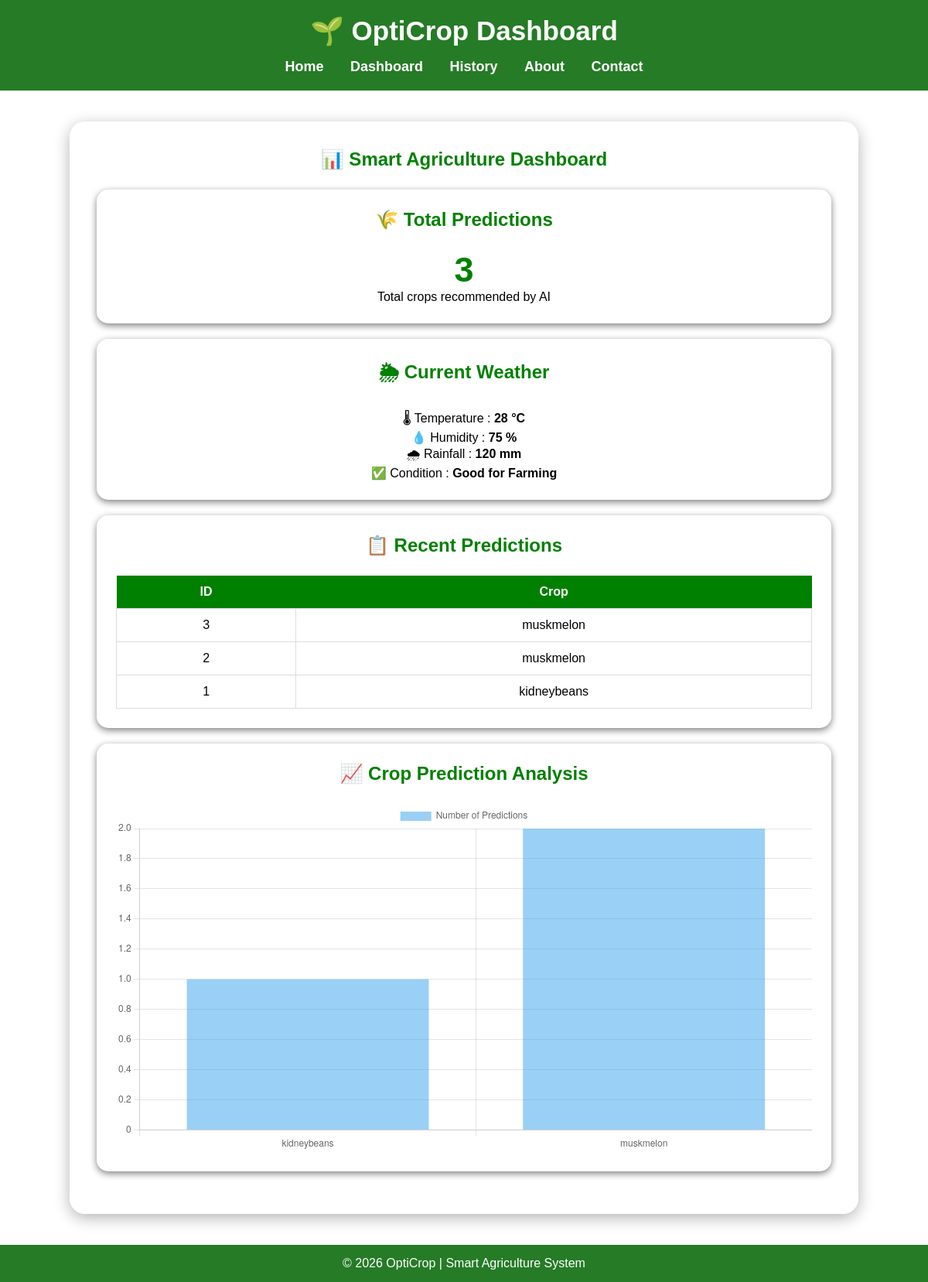
/dashboard, run on the app's committed database.
### tables this page shows
CREATE TABLE predictions(
        id INTEGER PRIMARY KEY AUTOINCREMENT,
        crop TEXT
    );

### app.py (the view)
@app.route("/dashboard")
def dashboard():
    total = get_crop_count()
    predictions = get_predictions()
    statistics = get_crop_statistics()
    weather = get_weather()
    return render_template(
        "dashboard.html",
        total=total,
        predictions=predictions,
        statistics=statistics,
        weather=weather
    )

### database1.py (called while the page is built)
def get_predictions():
    conn = sqlite3.connect("opticrop.db")
    cursor = conn.cursor()
    cursor.execute("""
    SELECT * FROM predictions
    ORDER BY id DESC
    """)
    data = cursor.fetchall()
    conn.close()
    return data

def get_crop_count():
    conn = sqlite3.connect("opticrop.db")
    cursor = conn.cursor()
    cursor.execute(
        "SELECT COUNT(*) FROM predictions"
    )
    count = cursor.fetchone()[0]
    conn.close()
    return count

def get_crop_statistics():
    conn = sqlite3.connect("opticrop.db")
    cursor = conn.cursor()
    cursor.execute("""
    SELECT crop, COUNT(*)
    FROM predictions
    GROUP BY crop
    """)
    data = cursor.fetchall()
    conn.close()
    return data

### weather.py (called while the page is built)
def get_weather():
    weather_data = {
        "temperature": "28 °C",
        "humidity": "75 %",
        "rainfall": "120 mm",
        "condition": "Good for Farming"
    }
    return weather_data

### templates/dashboard.html (shortened to what this page needs)
<!DOCTYPE html>
<html lang="en">
<head>
<link rel="stylesheet"
href="{{ url_for('static', filename='css/style.css') }}">
</head>
<body>
<header>
<h1>🌱 OptiCrop Dashboard</h1>
<nav>
<a href="/">Home</a>
<a href="/dashboard">Dashboard</a>
<a href="/history">History</a>
<a href="/about">About</a>
<a href="/contact">Contact</a>
</nav>
</header>
<div class="container">
<h2>📊 Smart Agriculture Dashboard</h2>
<div class="card">
<h2>🌾 Total Predictions</h2>
<h1 style="color:green;">
{{ total }}
</h1>
<p>
Total crops recommended by AI
</p>
</div>
<div class="card">
<h2>🌦 Current Weather</h2>
<p>
🌡 Temperature :
<b>{{ weather["temperature"] }}</b>
</p>
<p>
💧 Humidity :
<b>{{ weather["humidity"] }}</b>
</p>
<p>
🌧 Rainfall :
<b>{{ weather["rainfall"] }}</b>
</p>
<p>
✅ Condition :
<b>{{ weather["condition"] }}</b>
</p>
</div>
<div class="card">
<h2>📋 Recent Predictions</h2>
<table>
<tr>
<th>ID</th>
<th>Crop</th>
</tr>
{% for row in predictions %}
<tr>
<td>
{{ row[0] }}
</td>
<td>
{{ row[1] }}
</td>
</tr>
{% endfor %}
</table>
</div>
<div class="card">
<h2>📈 Crop Prediction Analysis</h2>
<canvas id="cropChart"></canvas>
</div>
</div>
<script>
let cropNames = [];
let cropValues = [];
{% for item in statistics %}
cropNames.push("{{ item[0] }}");
cropValues.push({{ item[1] }});
{% endfor %}
new Chart(
document.getElementById("cropChart"),
{
type:"bar",
data:{
labels:cropNames,
datasets:[
{
label:"Number of Predictions",
data:cropValues
}
]
},
options:{
responsive:true
}
}
);
</script>
<footer>
<p>
© 2026 OptiCrop | Smart Agriculture System
</p>
</footer>
</body>
</html>

### static/css/style.css (style rules this page uses)
* { margin: 0; padding: 0; box-sizing: border-box; }
body { font-family: Arial, sans-serif; background-image: url("/static/images/farm.jpg"); background-size: cover; background-position: center; background-attachment: fixed; min-height: 100vh; }
header { background: rgba(0, 100, 0, 0.85); color: white; padding: 20px; text-align: center; }
header h1 { font-size: 35px; margin-bottom: 15px; }
nav a { color: white; text-decoration: none; margin: 0 15px; font-size: 18px; font-weight: bold; }
.container { width: 85%; margin: 40px auto; background: rgba(255,255,255,0.90); padding: 35px; border-radius: 20px; box-shadow: 0px 5px 20px rgba(0,0,0,0.3); }
.container h2 { text-align: center; color: green; margin-bottom: 25px; }
.card { background: white; padding: 25px; margin: 20px 0; border-radius: 15px; text-align: center; box-shadow: 0 3px 10px gray; }
.card h1 { color: green; font-size: 45px; }
table { width: 100%; border-collapse: collapse; margin-top: 20px; }
table th { background: green; color: white; padding: 12px; }
table td { padding: 12px; text-align: center; background: white; border: 1px solid #ddd; }
footer { background: rgba(0,100,0,0.85); color: white; text-align: center; padding: 15px; margin-top: 40px; }

### data on the page
predictions: id "3", crop "muskmelon"
predictions: id "2", crop "muskmelon"
predictions: id "1", crop "kidneybeans"

### other printed values
{{ total }} "3"
{{ weather["temperature"] }} "28 °C"
{{ weather["humidity"] }} "75 %"
{{ weather["rainfall"] }} "120 mm"
{{ weather["condition"] }} "Good for Farming"
chart data {{ item[0] }} kidneybeans, muskmelon
chart data {{ item[1] }} 1, 2
